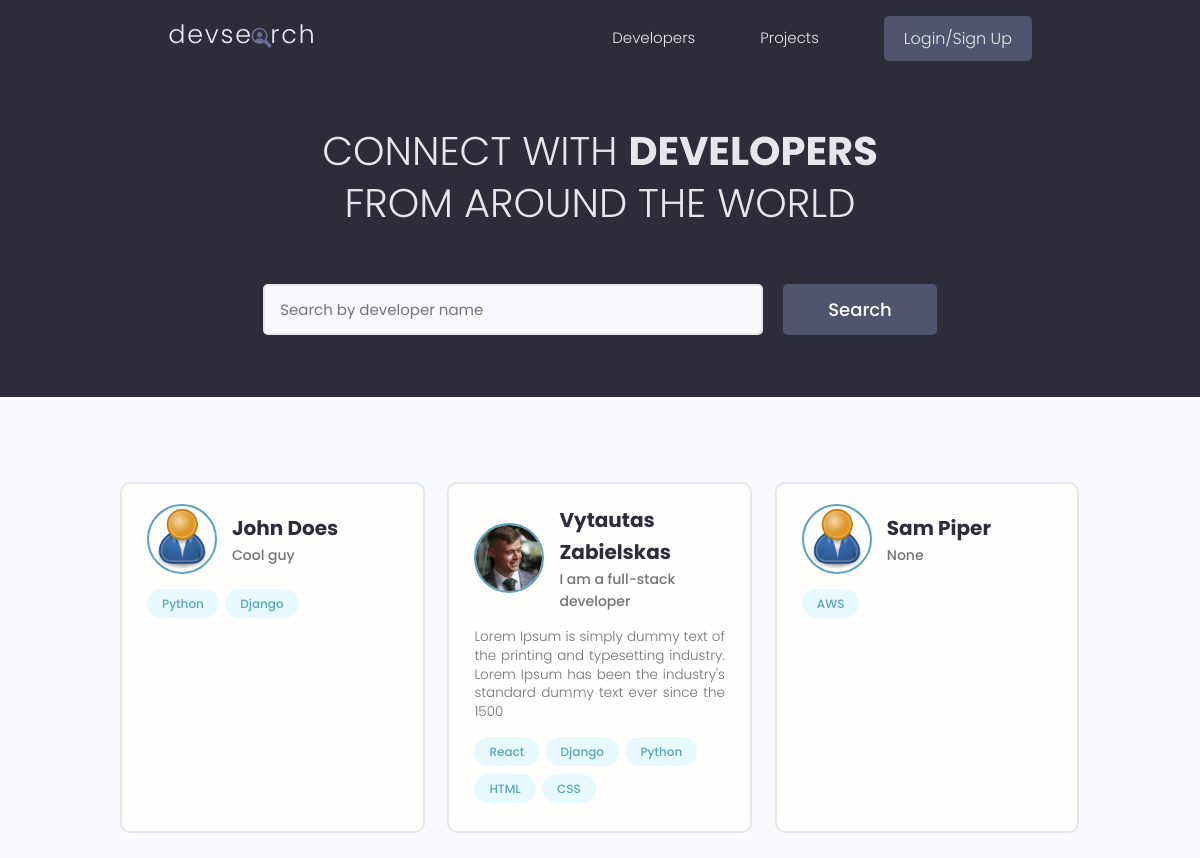
The app's page /, older data.
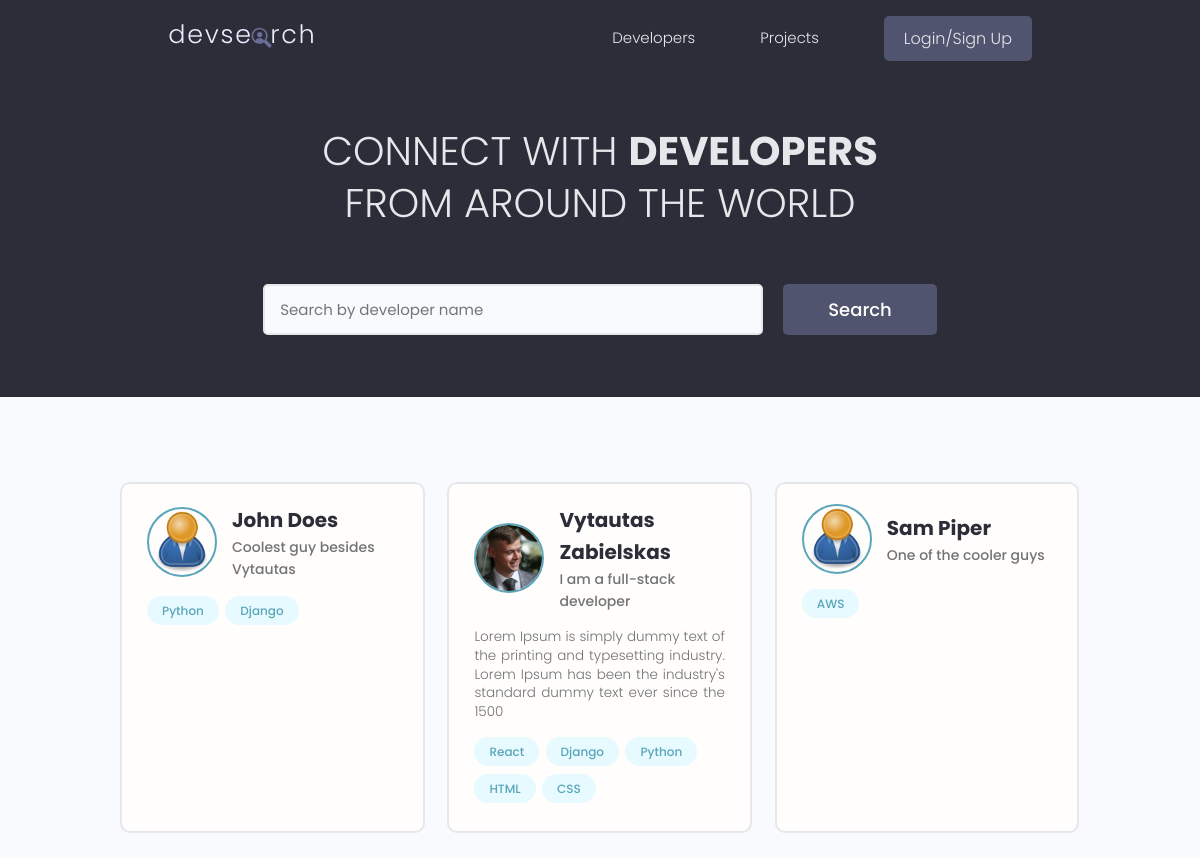
The same page, newer data.
### users/models.py (models this page shows, shortened)
class Profile(models.Model):
    user = models.OneToOneField(User, on_delete=models.CASCADE, null=True, blank=True)
    name = models.CharField(max_length=200, null=True, blank=True)
    email = models.EmailField(max_length=500, null=True, blank=True)
    username = models.CharField(max_length=200, null=True, blank=True)
    location = models.CharField(max_length=200, null=True, blank=True)
    short_intro = models.CharField(max_length=200, null=True, blank=True)
    bio = models.TextField(null=True, blank=True)
    profile_image = models.ImageField(null=True, blank=True, upload_to="profiles/", default="profiles/user-default.png")
    social_github = models.CharField(max_length=200, null=True, blank=True)
    social_twitter = models.CharField(max_length=200, null=True, blank=True)
    social_linkedin = models.CharField(max_length=200, null=True, blank=True)
    social_youtube = models.CharField(max_length=200, null=True, blank=True)
    social_website = models.CharField(max_length=200, null=True, blank=True)
    created = models.DateTimeField(auto_now_add=True)
    id = models.UUIDField(default=uuid.uuid4, unique=True, primary_key=True, editable=False)

### users/views.py (the view)
# urls.py: path("", views.profiles, name="profiles"),
def profiles(request):
    profiles, search_query = searchProfiles(request)
    custom_range, profiles = paginateProfiles(request, profiles, 3)
    context = {'profiles': profiles, 'search_query': search_query, "custom_range" : custom_range}
    return render(request, "users/profiles.html", context)

### users/models.py (called while the page is built)
    def __str__(self):
        return str(self.name)

### users/utils.py (called while the page is built)
def paginateProfiles(request, profiles, results):
    page = request.GET.get("page")
    paginator = Paginator(profiles, results)
    try:
        profiles = paginator.page(page)
    except PageNotAnInteger:
        page = 1
        profiles = paginator.page(page)
    except EmptyPage:
        page = paginator.num_pages
        profiles = paginator.page(page)
    leftIndex = (int(page) - 1)
    if leftIndex < 1:
        leftIndex = 1
    rightIndex = (int(page) + 2)
    if rightIndex > paginator.num_pages:
        rightIndex = paginator.num_pages + 1
    custom_range = range(leftIndex, rightIndex)
    return custom_range, profiles

def searchProfiles(request):
    search_query = ""
    if request.GET.get("search_query"):
        search_query = request.GET.get("search_query")
    skills = Skill.objects.filter(name__icontains=search_query)
    profiles = Profile.objects.distinct().filter(
        Q(name__icontains=search_query) |
        Q(short_intro__icontains=search_query) |
        Q(skill__in=skills)
    )
    return profiles, search_query

### users/templates/users/profiles.html (shortened to what this page needs)
{%extends "main.html"%} {%block content%}
<main class="home">
    <section class="hero-section text-center">
        <div class="container container--narrow">
            <div class="hero-section__box">
                <h2>CONNECT WITH <span>DEVELOPERS</span></h2>
                <h2>FROM AROUND THE WORLD</h2>
            </div>
            <div class="hero-section__search">
                <form id="searchForm" class="form" action="{% url 'profiles' %}" method="get">
                    <div class="form__field">
                        <input
                            class="input input--text"
                            id="formInput#search"
                            type="text"
                            name="search_query" value="{{search_query}}"
                            placeholder="Search by developer name"
                        />
                    </div>
                    <input
                        class="btn btn--sub btn--lg"
                        type="submit"
                        value="Search"
                    />
                </form>
            </div>
        </div>
    </section>
    <section class="devlist">
        <div class="container">
            <div class="grid grid--three">
                {%for profile in profiles%}
                <div class="column card">
                    <div class="dev">
                        <a
                            href="{%url 'user-profile' profile.id%}"
                            class="card__body"
                        >
                            <div class="dev__profile">
                                <img
                                    class="avatar avatar--md"
                                    src="{{profile.profile_image.url}}"
                                    alt="image"
                                />
                                <div class="dev__meta">
                                    <h3>{{profile.name}}</h3>
                                    <h5>{{profile.short_intro|slice:"60"}}</h5>
                                </div>
                            </div>
                            <p class="dev__info">{{profile.bio|slice:"150"}}</p>
                            <div class="dev__skills">
                                {%for skill in profile.skill_set.all|slice:"5"%}
                                <span class="tag tag--pill tag--main">
                                    <small>{{skill}}</small>
                                </span>
                                {%endfor%}
                            </div>
                        </a>
                    </div>
                </div>
                {%endfor%}
            </div>
        </div>
    </section>
</main>
{%endblock content%}

Row changes from the older to the newer data that the page shows:
changed Profile "John Does": short_intro "Cool guy" → "Coolest guy besides Vytautas"
changed Profile "Sam Piper": short_intro "None" → "One of the cooler guys"
